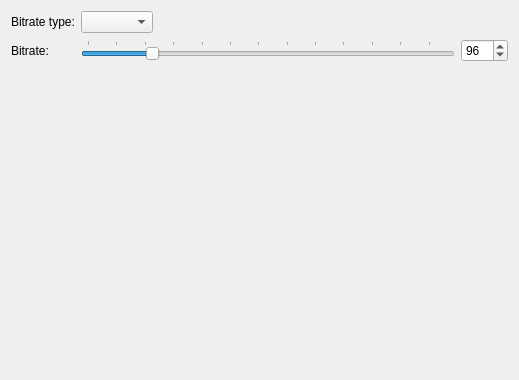
<?xml version="1.0" encoding="UTF-8"?>
<ui version="4.0">
 <class>ConfigPage_Opus</class>
 <widget class="QWidget" name="ConfigPage_Opus">
  <property name="geometry">
   <rect>
    <x>0</x>
    <y>0</y>
    <width>519</width>
    <height>380</height>
   </rect>
  </property>
  <property name="windowTitle">
   <string>Opus encoding configuration</string>
  </property>
  <layout class="QVBoxLayout" name="verticalLayout">
   <item>
    <layout class="QGridLayout" name="gridLayout">
     <item row="0" column="0">
      <widget class="QLabel" name="opusBitrateTypeLabel">
       <property name="text">
        <string>Bitrate type:</string>
       </property>
       <property name="buddy">
        <cstring>opusBitrateTypeCbx</cstring>
       </property>
      </widget>
     </item>
     <item row="0" column="1">
      <widget class="QComboBox" name="opusBitrateTypeCbx">
       <property name="toolTip">
        <string>&lt;dt&gt;VBR&lt;/dt&gt;
&lt;dd&gt;Use variable bitrate encoding (recommended). In VBR mode, the bitrate may go up and down freely depending on the content ensure quality consistency.&lt;/dd&gt;

&lt;dt&gt;CBR&lt;/dt&gt;
&lt;dd&gt;Use constrained variable bitrate encoding. Outputs to a specific bitrate. This mode is analogous to CBR in AAC/MP3 encoders and managed mode in vorbis coders. This delivers less consistent quality than VBR mode but consistent bitrate.&lt;/dd&gt;</string>
       </property>
      </widget>
     </item>
     <item row="0" column="2">
      <spacer name="horizontalSpacer_8">
       <property name="orientation">
        <enum>Qt::Horizontal</enum>
       </property>
       <property name="sizeHint" stdset="0">
        <size>
         <width>40</width>
         <height>20</height>
        </size>
       </property>
      </spacer>
     </item>
     <item row="1" column="0">
      <widget class="QLabel" name="opusBitrateLabel">
       <property name="toolTip">
        <string/>
       </property>
       <property name="text">
        <string>Bitrate:</string>
       </property>
       <property name="buddy">
        <cstring>opusBitrateSlider</cstring>
       </property>
      </widget>
     </item>
     <item row="1" column="1" colspan="2">
      <layout class="QHBoxLayout" name="horizontalLayout_28">
       <item>
        <widget class="QSlider" name="opusBitrateSlider">
         <property name="sizePolicy">
          <sizepolicy hsizetype="Expanding" vsizetype="Fixed">
           <horstretch>0</horstretch>
           <verstretch>0</verstretch>
          </sizepolicy>
         </property>
         <property name="toolTip">
          <string>Sets the target bitrate in kb/s (6-256 per channel).
&lt;p&gt;
In VBR mode, this sets the average rate for a large and diverse collection of audio.
&lt;p&gt;
In CBR mode, it sets the specific output bitrate.
</string>
         </property>
         <property name="minimum">
          <number>6</number>
         </property>
         <property name="maximum">
          <number>512</number>
         </property>
         <property name="singleStep">
          <number>1</number>
         </property>
         <property name="pageStep">
          <number>10</number>
         </property>
         <property name="value">
          <number>96</number>
         </property>
         <property name="tracking">
          <bool>true</bool>
         </property>
         <property name="orientation">
          <enum>Qt::Horizontal</enum>
         </property>
         <property name="tickPosition">
          <enum>QSlider::TicksAbove</enum>
         </property>
         <property name="tickInterval">
          <number>40</number>
         </property>
        </widget>
       </item>
       <item>
        <widget class="QSpinBox" name="opusBitrateSpin">
         <property name="minimum">
          <number>6</number>
         </property>
         <property name="maximum">
          <number>512</number>
         </property>
         <property name="value">
          <number>96</number>
         </property>
        </widget>
       </item>
      </layout>
     </item>
    </layout>
   </item>
   <item>
    <spacer name="verticalSpacer_4">
     <property name="orientation">
      <enum>Qt::Vertical</enum>
     </property>
     <property name="sizeHint" stdset="0">
      <size>
       <width>20</width>
       <height>136</height>
      </size>
     </property>
    </spacer>
   </item>
  </layout>
 </widget>
 <tabstops>
  <tabstop>opusBitrateSlider</tabstop>
  <tabstop>opusBitrateSpin</tabstop>
 </tabstops>
 <resources/>
 <connections>
  <connection>
   <sender>opusBitrateSlider</sender>
   <signal>valueChanged(int)</signal>
   <receiver>opusBitrateSpin</receiver>
   <slot>setValue(int)</slot>
   <hints>
    <hint type="sourcelabel">
     <x>449</x>
     <y>157</y>
    </hint>
    <hint type="destinationlabel">
     <x>506</x>
     <y>154</y>
    </hint>
   </hints>
  </connection>
  <connection>
   <sender>opusBitrateSpin</sender>
   <signal>valueChanged(int)</signal>
   <receiver>opusBitrateSlider</receiver>
   <slot>setValue(int)</slot>
   <hints>
    <hint type="sourcelabel">
     <x>506</x>
     <y>154</y>
    </hint>
    <hint type="destinationlabel">
     <x>449</x>
     <y>157</y>
    </hint>
   </hints>
  </connection>
 </connections>
</ui>
